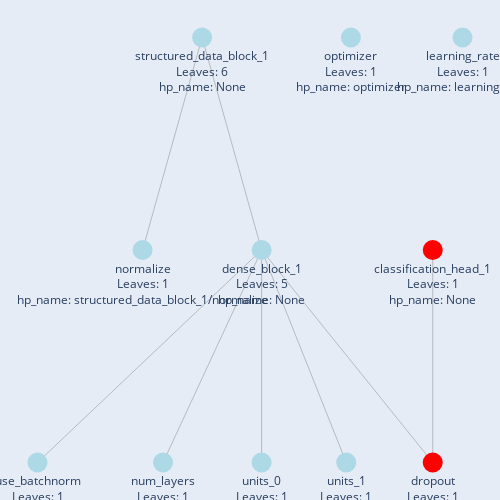

Notebook code cell kept with this figure:
### Code cell
import json
import networkx as nx
import plotly.graph_objects as go

# Load the Trie JSON data from the file
json_file_path = "structured_data_classifier\decision_factors_1698257995198.json"

try:
    with open(json_file_path, "r") as json_file:
        data = json.load(json_file)
        trie_data = data["trie_json"]

    # Function to add nodes and edges to the graph
    def add_nodes(graph, node_data, parent=None):
        for key, value in node_data['children'].items():
            graph.add_node(key, num_leaves=value['num_leaves'], hp_name=value['hp_name'])
            if parent is not None:
                graph.add_edge(parent, key)
            add_nodes(graph, value, key)

    # Create a directed graph
    G = nx.DiGraph()

    # Add nodes and edges to the graph
    add_nodes(G, trie_data)

    # Define a custom layout with a top-down orientation
    pos = nx.nx_agraph.graphviz_layout(G, prog="dot", args="-Grankdir=TB")

    # Create a Plotly figure for the Trie visualization
    edge_x = []
    edge_y = []
    labels = {}
    for edge in G.edges():
        x0, y0 = pos[edge[0]]
        x1, y1 = pos[edge[1]]
        edge_x.extend([x0, x1, None])
        edge_y.extend([y0, y1, None])
    for node in G.nodes(data=True):
        x, y = pos[node[0]]
        labels[node[0]] = f"{node[0]}<br>Leaves: {node[1]['num_leaves']}<br>hp_name: {node[1]['hp_name']}"

    edge_trace = go.Scatter(
        x=edge_x, y=edge_y,
        line=dict(width=0.5, color='#888'),
        hoverinfo='none',
        mode='lines')

    node_x = []
    node_y = []
    node_colors = []  # Store node colors
    hp_names = data.get("hp_names", [])
    for node in pos:
        x, y = pos[node]
        node_x.append(x)
        node_y.append(y)
        # Check if hp_name is similar to any hp_name in hp_names
        if node in data["hp_names"][0]:
            node_colors.append("red")  # Color the node red
        else:
            node_colors.append("lightblue")  # Default color

    node_trace = go.Scatter(
        x=node_x, y=node_y,
        mode='markers+text',
        text=list(labels.values()),
        textposition="bottom center",  # Shift labels below the nodes
        marker=dict(
            showscale=False,
            size=20,
            colorbar=dict(
                thickness=15,
                title='Node Connections',
                xanchor='left',
                titleside='right'
            ),
            color=node_colors  # Set node colors
        ))

    fig = go.Figure(data=[edge_trace, node_trace],
                    layout=go.Layout(
                        showlegend=False,
                        hovermode='closest',
                        margin=dict(b=0, l=0, r=0, t=0),
                        xaxis=dict(showgrid=False, zeroline=False, showticklabels=False),
                        yaxis=dict(showgrid=False, zeroline=False, showticklabels=False),
                        height=500,
                        width=500))

    # Show the interactive Trie visualization
    fig.show()

except FileNotFoundError:
    print(f"File not found: {json_file_path}")

except json.JSONDecodeError as e:
    print(f"JSON decoding error: {e}")

### Figure 1 — Plotly figure (JSON) as saved in the notebook; plotly's stock layout.template omitted (floating-point values rounded to 4 significant figures)
{"data": [{"hoverinfo": "none", "line": {"color": "#888", "width": 0.5}, "mode": "lines", "type": "scatter", "x": [242.0, 178.0, null, 242.0, 306.0, null, 306.0, 64.99, null, 306.0, 200.0, null, 306.0, 306.0, null, 306.0, 490.0, null, 306.0, 397.0, null, 490.0, 490.0, null], "y": [162, 90, null, 162, 90, null, 90, 18, null, 90, 18, null, 90, 18, null, 90, 18, null, 90, 18, null, 90, 18, null]}, {"marker": {"color": ["lightblue", "lightblue", "lightblue", "lightblue", "lightblue", "lightblue", "red", "lightblue", "red", "lightblue", "lightblue"], "colorbar": {"thickness": 15, "title": {"side": "right", "text": "Node Connections"}, "xanchor": "left"}, "showscale": false, "size": 20}, "mode": "markers+text", "text": ["structured_data_block_1<br>Leaves: 6<br>hp_name: None", "normalize<br>Leaves: 1<br>hp_name: structured_data_block_1/normalize", "dense_block_1<br>Leaves: 5<br>hp_name: None", "use_batchnorm<br>Leaves: 1<br>hp_name: structured_data_block_1/dense_block_1/use_batchnorm", "num_layers<br>Leaves: 1<br>hp_name: structured_data_block_1/dense_block_1/num_layers", "units_0<br>Leaves: 1<br>hp_name: structured_data_block_1/dense_block_1/units_0", "dropout<br>Leaves: 1<br>hp_name: classification_head_1/dropout", "units_1<br>Leaves: 1<br>hp_name: structured_data_block_1/dense_block_1/units_1", "classification_head_1<br>Leaves: 1<br>hp_name: None", "optimizer<br>Leaves: 1<br>hp_name: optimizer", "learning_rate<br>Leaves: 1<br>hp_name: learning_rate"], "textposition": "bottom center", "type": "scatter", "x": [242.0, 178.0, 306.0, 64.99, 200.0, 306.0, 490.0, 397.0, 490.0, 402.0, 522.0], "y": [162, 90, 90, 18, 18, 18, 18, 18, 90, 162, 162]}], "layout": {"height": 500, "hovermode": "closest", "margin": {"b": 0, "l": 0, "r": 0, "t": 0}, "showlegend": false, "width": 500, "xaxis": {"showgrid": false, "showticklabels": false, "zeroline": false}, "yaxis": {"showgrid": false, "showticklabels": false, "zeroline": false}}}
